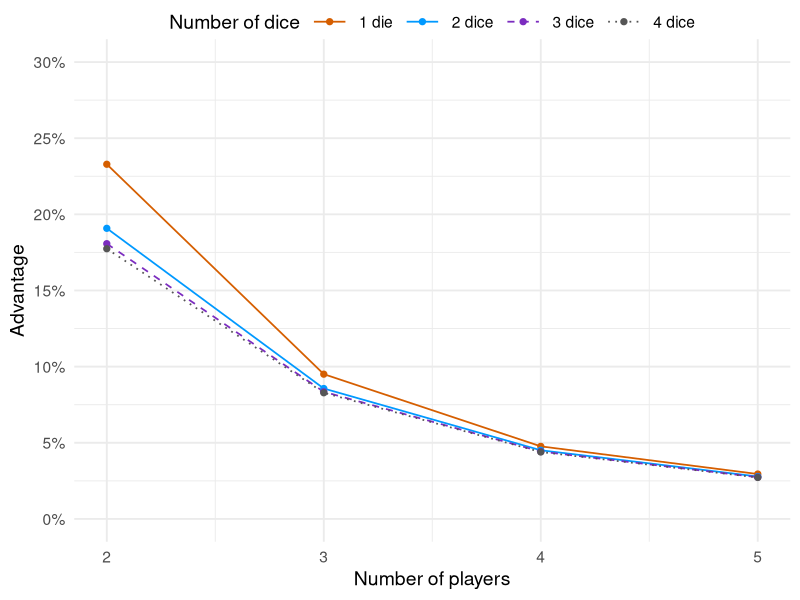
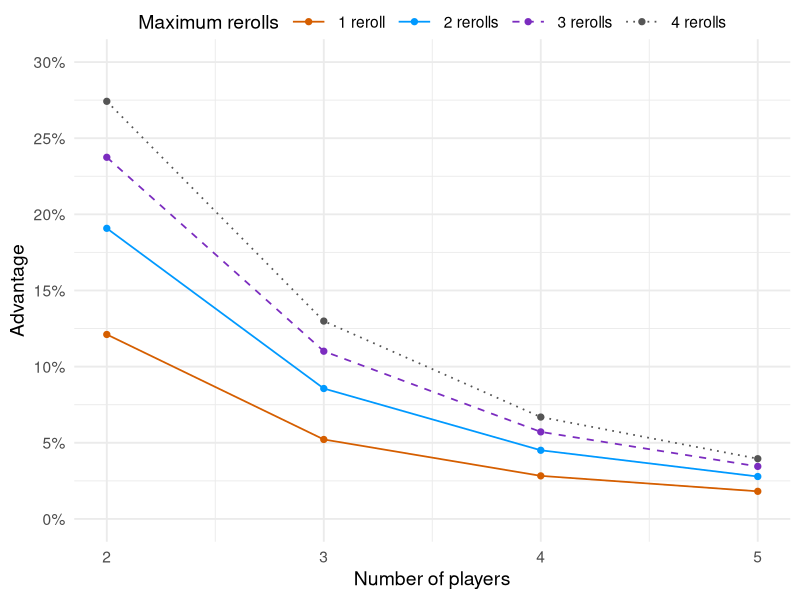

Source code (R) for these figures, in order:
library(ggplot2)

standard_p1 <- c(59.540908, 39.041568, 28.380408, 22.226391)

results <- data.frame(
  model = c(
    rep("1 die", 7),
    rep("2 dice", 4),
    rep("3 dice", 4),
    rep("4 dice", 4),
    rep("1 reroll", 4),
    rep("2 rerolls", 4),
    rep("3 rerolls", 6),
    rep("4 rerolls", 4)
  ),

  n_players = c(
    2:8,
    2:5,
    2:5,
    2:5,
    2:5,
    2:5,
    2:7,
    2:5
  ),

  p1 = c(
    # 1 die
    61.644476, 39.669737, 28.572767,
    22.356983, 18.330885, 15.517772, 13.471646,

    # 2 dice
    standard_p1,

    # 3 dice
    59.036547, 38.898376, 28.317243, 22.191047,

    # 4 dice
    58.870696, 38.855469, 28.295300, 22.176988,

    # 1 reroll
    56.055628, 36.810776, 27.119934, 21.449203,

    # 2 rerolls
    standard_p1,

    # 3 rerolls
    61.873349, 40.674863, 29.285466,
    22.758242, 18.614911, 15.740823,

    # 4 rerolls
    63.710945, 41.994157, 30.016189, 23.163070
  )
)

# Use the same advantage as in Figure 1, relative to the mean opponent.
results$baseline <- (100 - results$p1) / (results$n_players - 1)
results$advantage <- results$p1 - results$baseline

dice_data <- subset(
  results,
  model %in% c("1 die", "2 dice", "3 dice", "4 dice") &
    n_players <= 5
)

dice_data$model <- factor(
  dice_data$model,
  levels = c("1 die", "2 dice", "3 dice", "4 dice")
)

reroll_data <- subset(
  results,
  model %in% c("1 reroll", "2 rerolls", "3 rerolls", "4 rerolls") &
    n_players <= 5
)

reroll_data$model <- factor(
  reroll_data$model,
  levels = c("1 reroll", "2 rerolls", "3 rerolls", "4 rerolls")
)

# The second colour marks the standard setting in both figures.
variant_colours <- c("#D55E00", "#0099FF", "#7B2CBF", "#555555")
variant_lines <- c("solid", "solid", "dashed", "dotted")
y_breaks <- pretty(c(0, dice_data$advantage, reroll_data$advantage))

# Figure 8
p1 <- ggplot(
  dice_data,
  aes(x = n_players, y = advantage,
      colour = model, linetype = model, group = model)
) +
  geom_line(linewidth = 0.6) +
  geom_point(size = 1.8) +
  scale_x_continuous(breaks = 2:5) +
  scale_y_continuous(limits = range(y_breaks), breaks = y_breaks, labels = function(x) paste0(x, "%")) +
  scale_colour_manual(values = variant_colours) +
  scale_linetype_manual(values = variant_lines) +
  labs(
    x = "Number of players",
    y = "Advantage",
    colour = "Number of dice",
    linetype = "Number of dice"
  ) +
  theme_minimal(base_size = 14) +
  theme(legend.position = "top", legend.margin = margin(b = -10), legend.key.width = grid::unit(1, "cm"))

ggsave("dice_advantage.png", p1, width = 7, height = 4.5, dpi = 300,
       bg = "white")

# Figure 9
p2 <- ggplot(
  reroll_data,
  aes(x = n_players, y = advantage,
      colour = model, linetype = model, group = model)
) +
  geom_line(linewidth = 0.6) +
  geom_point(size = 1.8) +
  scale_x_continuous(breaks = 2:5) +
  scale_y_continuous(limits = range(y_breaks), breaks = y_breaks, labels = function(x) paste0(x, "%")) +
  scale_colour_manual(values = variant_colours) +
  scale_linetype_manual(values = variant_lines) +
  labs(
    x = "Number of players",
    y = "Advantage",
    colour = "Maximum rerolls",
    linetype = "Maximum rerolls"
  ) +
  theme_minimal(base_size = 14) +
  theme(legend.position = "top", legend.margin = margin(b = -10), legend.key.width = grid::unit(1, "cm"))

ggsave("reroll_advantage.png", p2, width = 7, height = 4.5, dpi = 300,
       bg = "white")
